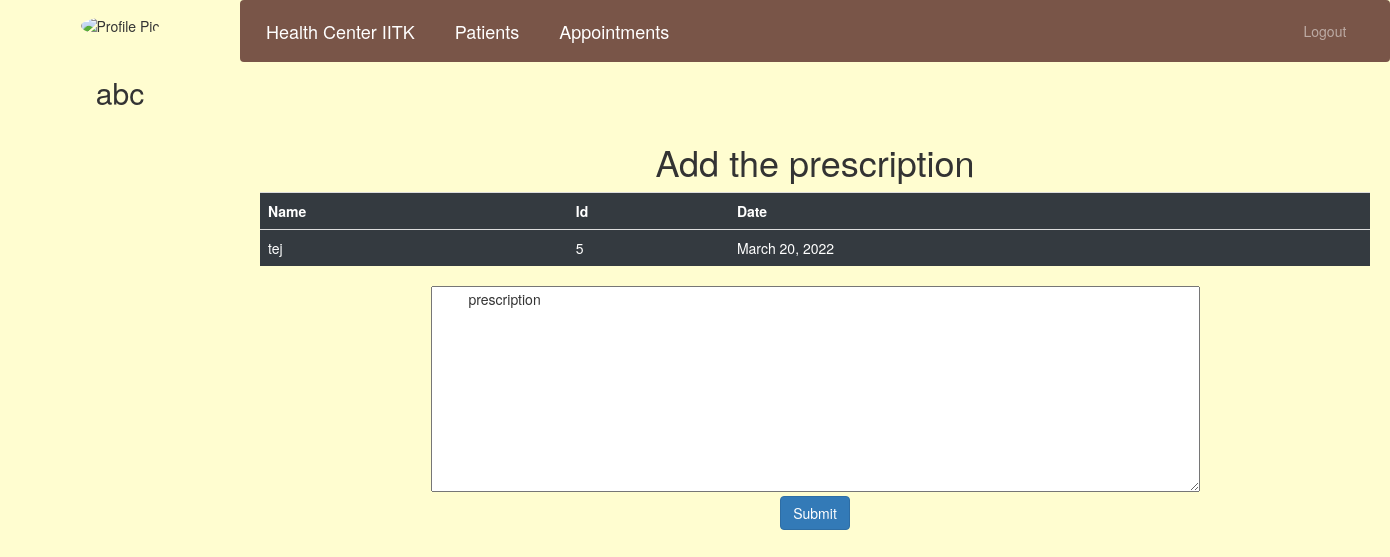
/doctor-update-appointment/7 (signed in), run on the app's committed database.
### hospital/models.py (models this page shows)
class Appointment(models.Model):
    patientId = models.PositiveIntegerField(null=True)
    doctorId = models.PositiveIntegerField(null=True)
    patientName = models.CharField(max_length=40, null=True)
    doctorName = models.CharField(max_length=40, null=True)
    appointmentDate = models.DateField(auto_now=True)
    description = models.TextField(max_length=500)
    prescription = models.TextField(max_length=500, null=True, default="")
    pre_stat = models.BooleanField(default=False)
    status = models.BooleanField(default=True)

### hospital/views.py (the view)
@login_required(login_url='docotrlogin')
@user_passes_test(is_doctor)
def doctor_update_appointment_view(request, pk):
    appointment = models.Appointment.objects.get(id=pk)
    return render(request, 'hospital/doctor_update_appointment.html', {'ap': appointment})

### hospital/views.py (called while the page is built)
def is_doctor(user):
    return user.groups.filter(name='DOCTOR').exists()

### templates/hospital/doctor_update_appointment.html (shortened to what this page needs)
{% extends 'hospital/doctor_base.html' %}
{% load widget_tweaks %}
{% block content %}
<head>
    <link href="//netdna.bootstrapcdn.com/bootstrap/3.0.0/css/bootstrap.min.css" rel="stylesheet" id="bootstrap-css">
</head>
<div class="container">
    <center>
        <h1>Add the prescription</h1>
    </center>
    <table class="table table-dark" id="dev-table">
        <tr>
            <th>Name</th>
            <th>Id</th>
            <th>Date</th>
        </tr>
        <tr>
            <td>{{ap.patientName}}</td>
            <td>{{ap.patientId}}</td>
            <td>{{ap.appointmentDate}}</td>
        </tr>
    </table>
    <center>
        <form method="post" action="{% url 'prescription-doc-update' ap.id  %}">
            <textarea id="doc_pre" name="doc_pre" rows="10" cols="100">
         {{ap.prescription}}
        </textarea>
            <br>
            <input type="submit" value="Submit" class="btn btn-primary">
        </form>
    </center>
</div>
{% endblock content %}

### templates/hospital/doctor_base.html (shortened to what this page needs)
<!DOCTYPE html>
{% load static %}
<html lang="en">
<head>
  <link rel="stylesheet" href="https://stackpath.bootstrapcdn.com/bootstrap/4.3.1/css/bootstrap.min.css">
  <link rel="stylesheet" href="https://maxcdn.bootstrapcdn.com/font-awesome/4.7.0/css/font-awesome.min.css">
</head>
<body style="background-color: rgb(255, 253, 208);">
  <nav class="menu" tabindex="0">
    <header class="avatar">
      <img src="{% static doctor.profile_pic.url %}" alt="Profile Pic" />
      <br><br>
      <h2>{{request.user.first_name}}</h2>
    </header>
  </nav>
  <main>
    <div class="bs-example">
      <nav class="navbar navbar-expand-md  navbar-dark fixed-top" style="background-color: rgb(121, 85, 72);">
        <a href="/doctor-dashboard" class="navbar-brand">Health Center IITK</a>
        <a href="/doctor-view-patient" class="navbar-brand">Patients</a>
        <a href="/doctor-view-appointment  " class="navbar-brand">Appointments</a>
        <div class="collapse navbar-collapse justify-content-between" id="navbarCollapse">
          <div class="navbar-nav" style=" margin-left: 90%;">
            <a href="/logout" class="nav-item nav-link">Logout</a>
          </div>
        </div>
      </nav>
    </div>
    <br><br>
    {% block content %}
    {% endblock content %}
    <br><br><br><br><br><br><br>
  </main>
</body>
</html>

### templates/hospital/doctor_base.html (style rules this page uses)
a:link { text-decoration: none; }
a { color: white; }
body { padding-left: 240px; }
main { position: relative; height: 100vh; }
.menu { background: transparent; height: 100vh; width: 240px; position: fixed; top: 0px; left: 0; z-index: 5; outline: none; }
.menu .avatar { border-radius: 50%; padding: 1em 0.5em; text-align: center; }
.menu .avatar img { width: 100px; border-radius: 50%; overflow: hidden; }
.menu .avatar h2 { font-weight: normal; margin-bottom: 0; }
body { background-color: rgb(255, 253, 208); font-family: 'Work Sans', sans-serif; }

### templates/hospital/doctor_update_appointment.html (style rules this page uses)
form { background-color: transparent; }

### data on the page
Appointment: patientName "tej", patientId "5", appointmentDate "March 20, 2022", doc_pre "prescription"

### other printed values
{{ request.user.first_name }} "abc"
